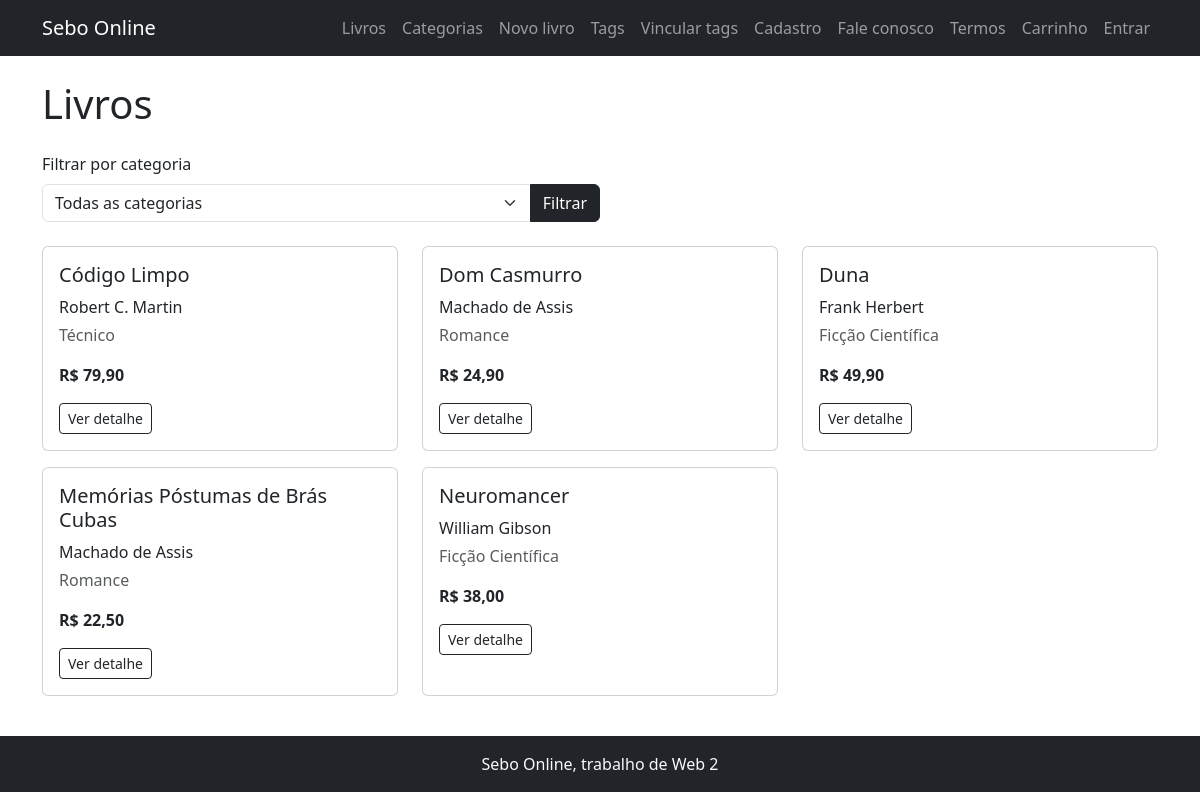
Page /views/lista.php on the committed database.
### tables this page shows
CREATE TABLE `produto` (
  `id` INT AUTO_INCREMENT PRIMARY KEY,
  `titulo` VARCHAR(180) NOT NULL,
  `autor` VARCHAR(120) NOT NULL,
  `preco` DECIMAL(10,2) NOT NULL,
  `categoria_id` INT NOT NULL,
  FOREIGN KEY (`categoria_id`) REFERENCES `categoria`(`id`)
);

CREATE TABLE `categoria` (
  `id` INT AUTO_INCREMENT PRIMARY KEY,
  `nome` VARCHAR(80) NOT NULL UNIQUE
);

### views/lista.php (the view, shortened to what this page needs)
<?php include __DIR__ . '/header.php'; ?>
<?php include __DIR__ . '/../conexao.php'; ?>
<h1 class="mb-4">Livros</h1>
<?php $categoria_id = $_GET['categoria_id'] ?? ''; ?>
<form method="get" class="col-md-6 mb-4">
    <label class="form-label">Filtrar por categoria</label>
    <div class="input-group">
        <select name="categoria_id" class="form-select">
            <option value="">Todas as categorias</option>
        </select>
        <button class="btn btn-dark">Filtrar</button>
    </div>
</form>
<?php
$sql = 'SELECT p.id, p.titulo, p.autor, p.preco, c.nome AS categoria
        FROM produto p JOIN categoria c ON c.id = p.categoria_id';
if ($categoria_id !== '') {
    $sql .= ' WHERE p.categoria_id = ? ORDER BY p.titulo';
    $consulta = $conexao->prepare($sql);
    $consulta->execute([$categoria_id]);
    $produtos = $consulta->fetchAll();
} else {
    $produtos = $conexao->query($sql . ' ORDER BY p.titulo')->fetchAll();
}
?>
<div class="row">
    <?php foreach ($produtos as $p): ?>
        <div class="col-md-4 mb-3">
            <div class="card h-100">
                <div class="card-body">
                    <h2 class="h5 card-title"><?= $p['titulo'] ?></h2>
                    <p class="card-text mb-1"><?= $p['autor'] ?></p>
                    <p class="card-text text-muted"><?= $p['categoria'] ?></p>
                    <p class="card-text fw-bold">R$ <?= number_format($p['preco'], 2, ',', '.') ?></p>
                    <a href="detalhe.php?id=<?= $p['id'] ?>" class="btn btn-outline-dark btn-sm">Ver detalhe</a>
                </div>
            </div>
        </div>
    <?php endforeach; ?>
</div>
<?php include __DIR__ . '/footer.php'; ?>

### views/header.php (shortened to what this page needs)
<!DOCTYPE html>
<html lang="pt-br">
<head>
    <link href="https://cdn.jsdelivr.net/npm/bootstrap@5.3.3/dist/css/bootstrap.min.css" rel="stylesheet">
</head>
<body>
<nav class="navbar navbar-expand bg-dark navbar-dark">
    <div class="container">
        <a class="navbar-brand" href="index.php">Sebo Online</a>
        <ul class="navbar-nav">
            <li class="nav-item"><a class="nav-link" href="lista.php">Livros</a></li>
            <li class="nav-item"><a class="nav-link" href="categorias.php">Categorias</a></li>
            <li class="nav-item"><a class="nav-link" href="produtos.php">Novo livro</a></li>
            <li class="nav-item"><a class="nav-link" href="tags.php">Tags</a></li>
            <li class="nav-item"><a class="nav-link" href="produto_tags.php">Vincular tags</a></li>
            <li class="nav-item"><a class="nav-link" href="cadastro.php">Cadastro</a></li>
            <li class="nav-item"><a class="nav-link" href="contato.php">Fale conosco</a></li>
            <li class="nav-item"><a class="nav-link" href="termos.php">Termos</a></li>
            <li class="nav-item"><a class="nav-link" href="carrinho.php">Carrinho</a></li>
            <li class="nav-item"><a class="nav-link" href="index.php">Entrar</a></li>
        </ul>
    </div>
</nav>
<main class="container my-4">

### views/footer.php (shortened to what this page needs)
</main>
<footer class="bg-dark text-light text-center py-3">
    <div class="container">Sebo Online, trabalho de Web 2</div>
</footer>
</body>
</html>

### rows in the picture
produto: titulo "Código Limpo", autor "Robert C. Martin", categoria.nome "Técnico", preco "79,90"
produto: titulo "Dom Casmurro", autor "Machado de Assis", categoria.nome "Romance", preco "24,90"
produto: titulo "Duna", autor "Frank Herbert", categoria.nome "Ficção Científica", preco "49,90"
produto: titulo "Memórias Póstumas de Brás Cubas", autor "Machado de Assis", categoria.nome "Romance", preco "22,50"
produto: titulo "Neuromancer", autor "William Gibson", categoria.nome "Ficção Científica", preco "38,00"
